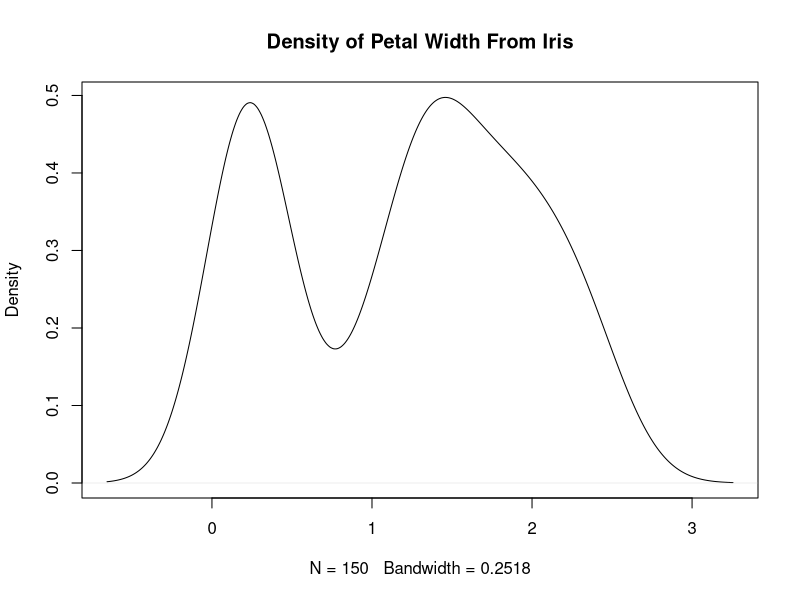

Write the R code that produced this figure.
## ---- chunk 1
#Store the data
y <- density(iris$Petal.Width)

#Determine class, type, and structure of y
cat("The class of y:", class(y),"\n")
cat("The data y is of the type:", typeof(y),"\n")
cat("The following is the structure of y: \n")
str(y)
## ---- chunk 2
#| echo: false
plot(y, main="Density of Petal Width From Iris")
